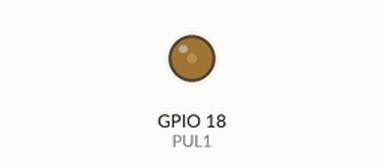
Recording of a sketch running on a simulated ESP32. Parts: output pins drawn as LEDs (lit = HIGH).

Above: at 0.05 s.
At 4.0 s:
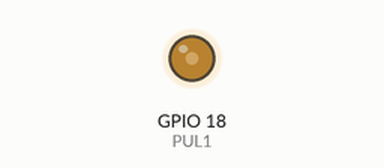
At 6.0 s:
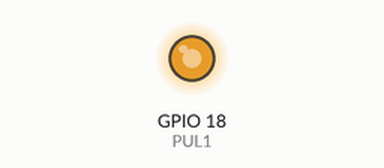
At 8.0 s:
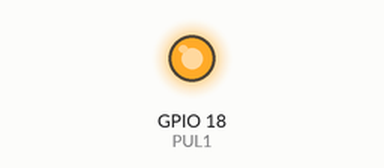
Timing chart, 0 to 10.4 s (numbered marks = the images above):
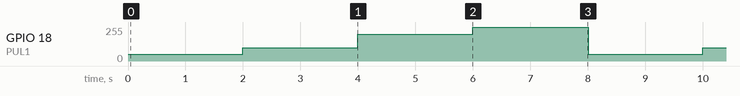

The sketch:

stepper_motor_test_esp32ard.ino
```cpp
#define PUL1 18 // Motor 1 PWM
int pwm1 = 50;

void setup() {
  Serial.begin(115200);
  pinMode(PUL1, OUTPUT);

}

void loop() {
  analogWrite(PUL1, pwm1);
  delay(2000);
  analogWrite(PUL1, 100);
  delay(2000);
  analogWrite(PUL1, 200);
  delay(2000);
  analogWrite(PUL1, 255);
  delay(2000);
}


// ///////////////////////////////////////////////////////////////////////////////////////////////////////
// /* DOC OCK MOTOR SOFTWARE
// Sets up motor control by driving stepper motors
// with PWM output signals


// ******TODO*******
// - Implement state machine

// - Implement motor control
//   - code encoder for motor position tracking(count steps over time)
//   - wire potentiometer to circuit for speed/position control
//       - can use joystick (2 channels for two motor control)
//       - or use twist potentiometer
//   - Reverse Kinematics?
//       - can derive motor inputs given a desired position

// - Implement hard stops to motors to prevent arm from exceeding max allowable range of motion

// */
// ///////////////////////////////////////////////////////////////////////////////////////////////////////
// /*
// DM332T important specs:
//   - 2.5 us min setup time -> max freq of 400,000 Hz
// */

// //MOTOR PINS
// #define DIR 10 // set direction pin        // TODO: unused in current test, test later
// #define PUL1 8 // Motor 1 PWM
// #define PUL2 25 // Motor 2 PWM              // TODO: unused in current test, test later

// //POT PINS (CHANGE)
// #define POT1X 14
// #define POT1Y 15

// // const int ledChannel_1 = 1; // Motor 1 channel
// // const int ledChannel_2 = 2; // Motor 2 channel
// /*
//  *** DEFINE MORE MOTOR PINS AND CHANNELS HERE ***
// */

// // change for different motor response
// int readFreq;
// int freq1 = 800;
// int freq2 = 300;
// // define more frequencies here

// // Define timers
// // hw_timer_t * timer0 = NULL;                                       // TODO: unused in current test, check what it's used for later
// // portMUX_TYPE timerMux1 = portMUX_INITIALIZER_UNLOCKED;            // TODO: unused in current test, check what it's used for later


// int state = 1; // state var for switch statement in loop()
// int x = 1;

// // set pulse per rev values for encoder code
// // (look at switches on motor driver and set accordingly)
// // calculate rot per sec = freq / ppr and count time to track position
// const int ppr1 = 400;
// const int ppr2 = 800;


// void setup() {
//   // put your setup code here, to run once:
//   Serial.begin(115200);

//   pinMode(DIR, OUTPUT); // configure DIR pin as out
//   pinMode(PUL1, OUTPUT);

//   //set up PWM channels
//   // ledcSetup(ledChannel_1, freq1, 8);
//   // ledcSetup(ledChannel_2, freq2, 8);
//   // ledcAttachPin(PUL1, ledChannel_1);
//   // ledcAttachPin(PUL2, ledChannel_2);

//   // Write direction (binary input, drive to either HIGH or LOW)
//   digitalWrite(DIR, HIGH);
// }

// void loop() {

//   // this code block simply drives the motors at higher speeds until it reaches a threshold
//   // and resets. For testing purposes and reference only
//   // check driver soecs to see pulses/rev and change frequencies for finer/coarser step sizes
//   /*
//   freq = 800; // freq / PPR = rps

//   ledcChangeFrequency(ledChannel_1, freq, 8); // use this function to write new frequencies
//   ledcChangeFrequency(ledChannel_2, freq, 8);

//   ledcWrite(ledChannel_1, 50); // 50% duty
//   ledcWrite(ledChannel_2, 50);

//   delay(2000); // 2 sec delay


//   delay(2000);

//   // read and print freq to serial monitor
//   // to get
//   readFreq = ledcReadFreq(ledChannel_1);
//   Serial.print(readFreq);
//   Serial.println(freq);
//   */

//   // control loop/state machine
//   switch (state) {
//     case 1:
//       // DO STUFF
//       //motor1on(); // change
//       // ledcWrite(ledChannel_1, 20);
//       // printMotorData(ledChannel_1, ppr1, true); // print motor 1 state for debugging
//       analogWrite(PUL1, ppr1);
//       delay(2000);
//       // update <state> if needed
//       /*
//       if ( x % 5000 == 0){
//         state = 2;
//       }
//       */
//       break;
//     // case 2:
//     /*
//       // DO STUFF
//       motor1off(); // change
//       // update <state> if needed
//       printMotorData(ledChannel_1, ppr1, false); // print motor 1 state for debugging
//       if (x % 5000 == 0){
//         state = 1;
//       }
//       break;
//     //include other cases as per state machine
//     */
//   }

//   x = x + 1;

//   //printMotorData(ledChannel_1, ppr1, true); // print motor 1 state for debugging

// }

// /*

// //////////////////////////////////////////////////////////////////////////////////
// // state/helper functions
// //////////////////////////////////////////////////////////////////////////////////
// void readPot(){
//   //TODO: implement potentiometer polling helper function(set up debounce timer, etc.)
// }
// void motor1on(){ // turn motor 1 on
//   ledcWrite(ledChannel_1, 50);
//   ledcChangeFrequency(ledChannel_1, freq1, 8);
// }
// void motor2on(){ // turn motor 2 on
//   ledcChangeFrequency(ledChannel_2, freq2, 8);
//   ledcWrite(ledChannel_2, 50);
// }
// // ... include other motoron() functions
// void motor1off(){
//   ledcWrite(ledChannel_1, 0); // set to 0% duty cycle
// }
// void motor2off(){
//   ledcWrite(ledChannel_2, 0);
// }
// /*
// bool CheckForButtonPress(){
//   if()
// }

// void printMotorData(const int ledcChannel, const int ppr, bool on){ // print output of motor for debugging purposes
//   readFreq = ledcReadFreq(ledcChannel);
//   if (on){ // format ex: "Motor 1 speed: 2 rps"
//     Serial.print("Motor ");
//     Serial.print(ledcChannel);
//     Serial.print(" speed: ");
//     Serial.print(readFreq / ppr);
//     Serial.println(" rps");
//   }
//   else{ // format ex: "Motor 1 speed: OFF"
//     Serial.print("Motor ");
//     Serial.print(ledcChannel);
//     Serial.println("speed: OFF");
//   }
// }
// // ... include other motoroff() functions
// */
```

Measured:
- by itself, GPIO 18 (PUL1): repeats every 8.0 s: 100/255 2.0 s, 200/255 2.0 s, 255/255 2.0 s, 50/255 2.0 s
